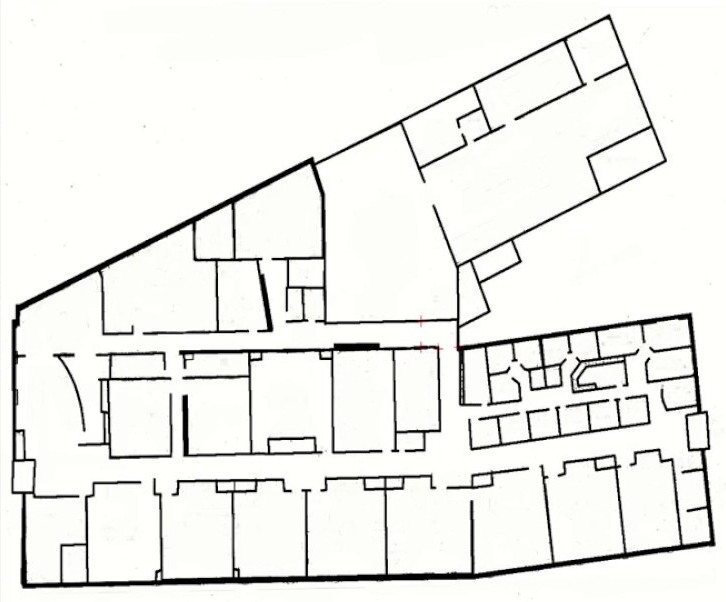
#> input picture ros_ws/src/room_segmentation/willowgarage.jpeg, 726 x 602 px
$ python test.py
#> lines starting #> are read from the running program, lines starting #| are printed output that depends on the picture; after the words box and inside, x2 and y2 are one past the last pixel; in counts of white or black regions, pixels touching at a corner belong together
import cv2
import numpy as np


def find_rooms(
    img,
    noise_removal_threshold=25,
    corners_threshold=0.1,
    room_closing_max_length=100,
    gap_in_wall_threshold=500,
):
    """

    :param img: grey scale image of rooms, already eroded and doors removed etc.
    :param noise_removal_threshold: Minimal area of blobs to be kept.
    :param corners_threshold: Threshold to allow corners. Higher removes more of the house.
    :param room_closing_max_length: Maximum line length to add to close off open doors.
    :param gap_in_wall_threshold: Minimum number of pixels to identify component as room instead of hole in the wall.
    :return: rooms: list of numpy arrays containing boolean masks for each detected room
             colored_house: A colored version of the input image, where each room has a random color.
    """
#> called with noise_removal_threshold = 25, corners_threshold = 0.1, room_closing_max_length = 100, gap_in_wall_threshold = 500
    assert 0 <= corners_threshold <= 1
    # Remove noise left from door removal

    img[img < 128] = 0
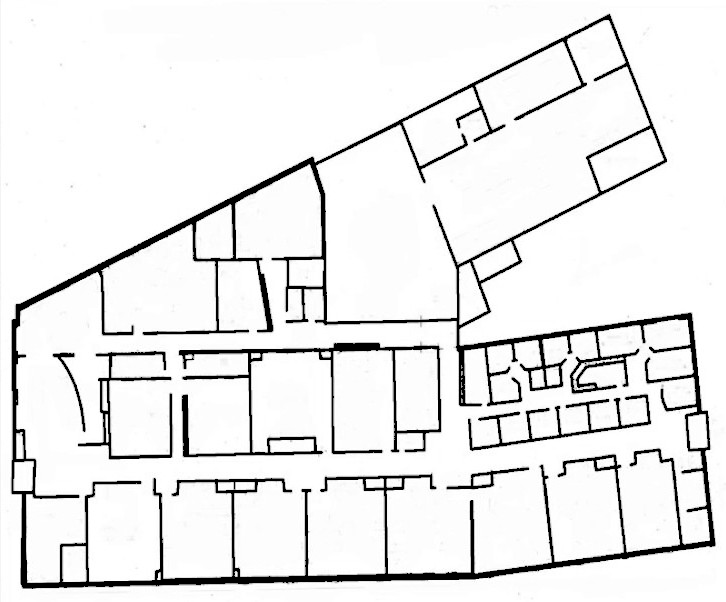
#> img: shape (602, 726); min 0, max 255, mean 234.3
    img[img > 128] = 255
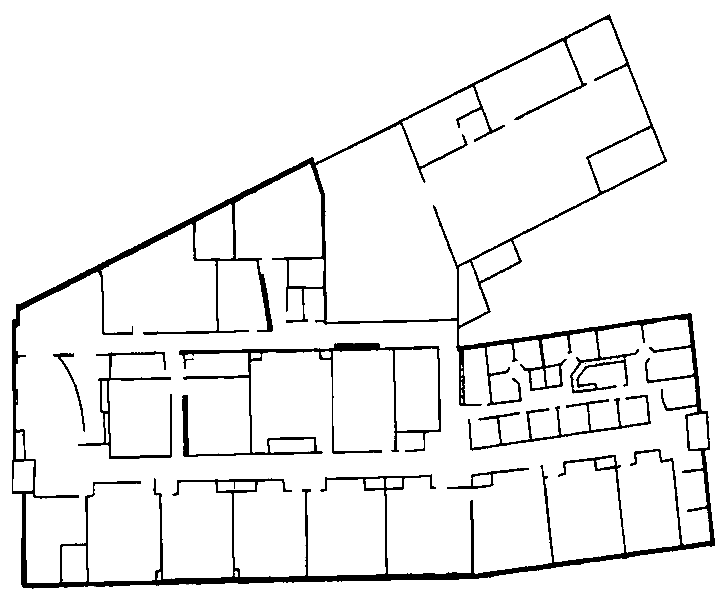
#> img: shape (602, 726); min 0, max 255, mean 238.4
    contours, _ = cv2.findContours(~img, cv2.RETR_EXTERNAL, cv2.CHAIN_APPROX_SIMPLE)
#> contours = 1 contour; box (x1, y1, x2, y2) and area: (12, 14, 715, 589) 262084
    mask = np.zeros_like(img)
    for contour in contours:
        area = cv2.contourArea(contour)
        if area > noise_removal_threshold:
            cv2.fillPoly(mask, [contour], 255)
#> this loop made 1 pass
#> area on pass 1: 262083.5
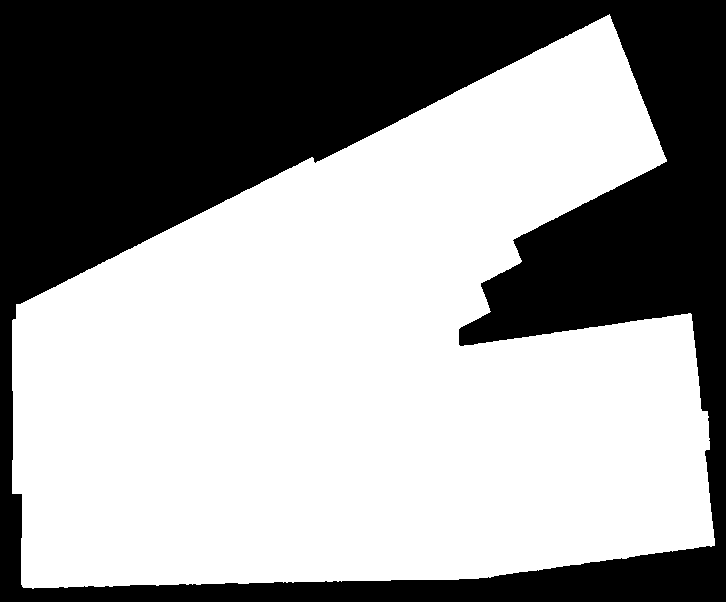
#> mask: shape (602, 726); 60.3% white; 1 black region, box (x1, y1, x2, y2) and area: (0, 0, 726, 602) 173722

    img = ~mask

    cv2.imshow("mask", img)
    cv2.waitKey()

    # Detect corners (you can play with the parameters here)
    dst = cv2.cornerHarris(img, 2, 3, 0.04)
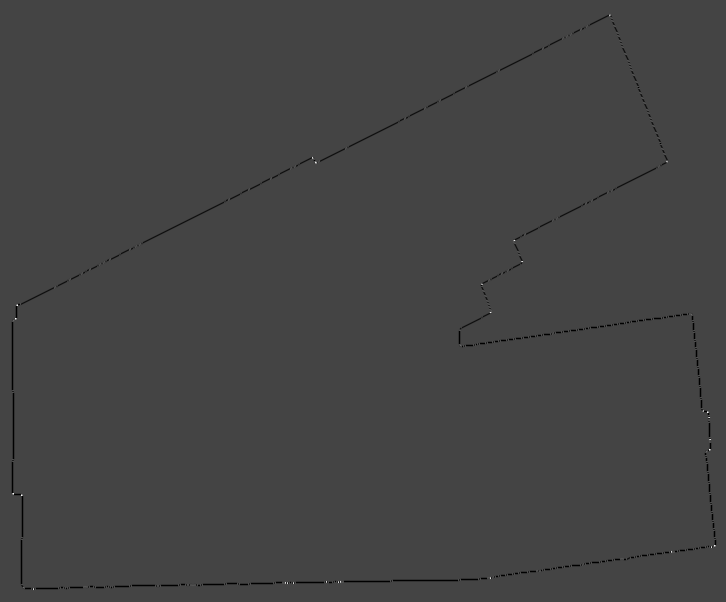
#> dst: shape (602, 726) float32; min -0.04, max 0.108, mean -0.000218; drawn with min black and max white
    dst = cv2.dilate(dst, None)
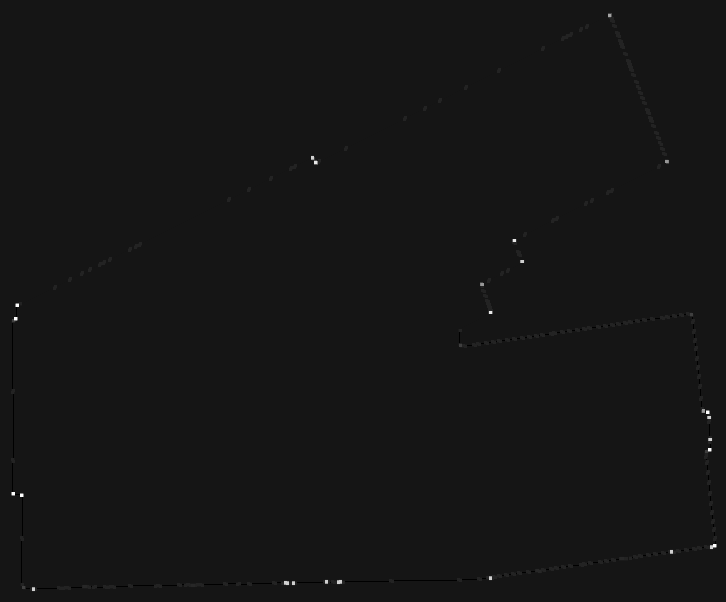
#> dst: shape (602, 726) float32; min -0.01, max 0.108, mean 9.94e-05; drawn with min black and max white
    corners = dst > corners_threshold * dst.max()
#> corners: shape (602, 726) bool; 0.1% white; 27 white regions (21 under 20 px), largest, box (x1, y1, x2, y2) and area: (311, 156, 318, 165) 34, (710, 544, 717, 549) 28, (705, 448, 712, 453) 25, (12, 317, 18, 322) 23, (284, 581, 289, 585) 20, (337, 580, 342, 584) 20

    # Draw lines to close the rooms off by adding a line between corners on the same x or y coordinate
    # This gets some false positives.
    # You could try to disallow drawing through other existing lines for example.
    for y, row in enumerate(corners):
        x_same_y = np.argwhere(row)
        for x1, x2 in zip(x_same_y[:-1], x_same_y[1:]):
            if x2[0] - x1[0] < room_closing_max_length:
                color = 0
                # print("line", (x1[0], y), (x2[0], y))
                cv2.line(img, (x1[0], y), (x2[0], y), color, 1)
#> this loop made 602 passes
#> x_same_y on passes 14 to 16: [608, 609, 610, 611], [608, 609, 610, 611], [608, 609, 610, 611]
#> img: shape (602, 726); 39.7% white; 1 white region, box (x1, y1, x2, y2) and area: (0, 0, 726, 602) 173370

    for x, col in enumerate(corners.T):
        y_same_x = np.argwhere(col)
        for y1, y2 in zip(y_same_x[:-1], y_same_x[1:]):
            if y2[0] - y1[0] < room_closing_max_length:
                color = 0
                cv2.line(img, (x, y1[0]), (x, y2[0]), color, 1)
#> this loop made 726 passes
#> y_same_x on passes 12 to 14: [492, 493, 494, 495], [319, 320, 321, 492, 493, 494, 495], [319, 320, 321, 492, 493, 494, 495]
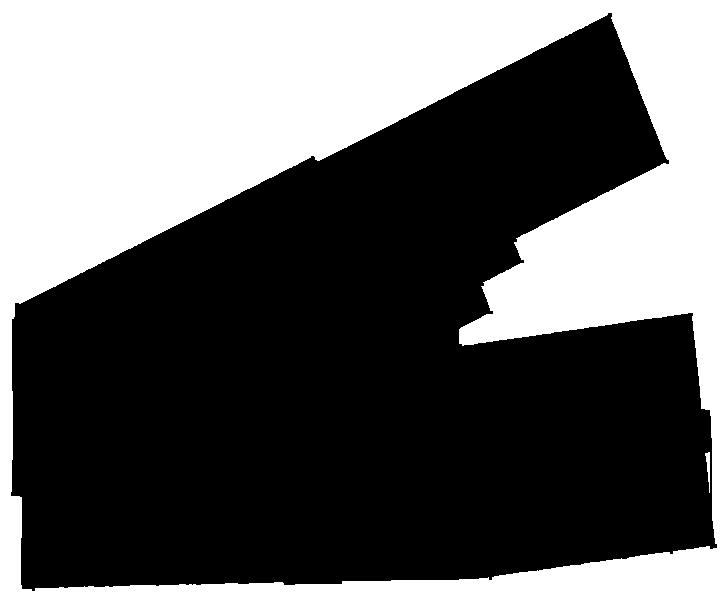
#> img: shape (602, 726); 39.6% white; 2 white regions

    # Mark the outside of the house as black
    contours, _ = cv2.findContours(~img, cv2.RETR_EXTERNAL, cv2.CHAIN_APPROX_SIMPLE)
#> contours = 1 contour; box (x1, y1, x2, y2) and area: (11, 13, 717, 591) 262694
    contour_sizes = [(cv2.contourArea(contour), contour) for contour in contours]
#> contour_sizes = 1 item
    biggest_contour = max(contour_sizes, key=lambda x: x[0])[1]
#> biggest_contour = contour of 1168 points, box (x1, y1, x2, y2) (11, 13, 717, 591), area 262694
    mask = np.zeros_like(mask)
    cv2.fillPoly(mask, [biggest_contour], 255)
#> mask: shape (602, 726); 60.4% white; 1 black region, box (x1, y1, x2, y2) and area: (0, 0, 726, 602) 173089
    img[mask == 0] = 0
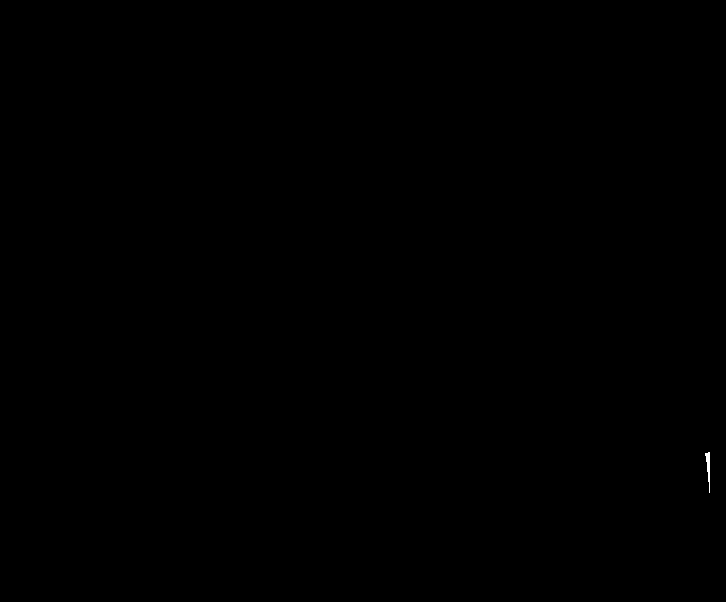
#> img: shape (602, 726); 0.02% white; 1 white region, box (x1, y1, x2, y2) and area: (705, 452, 710, 493) 102

    # Find the connected components in the house
    ret, labels = cv2.connectedComponents(img)
#> ret = 2
    img = cv2.cvtColor(img, cv2.COLOR_GRAY2RGB)
    unique = np.unique(labels)
#> unique = [0, 1]
    rooms = []
    for label in unique:
        component = labels == label
        if (
            img[component].sum() == 0
            or np.count_nonzero(component) < gap_in_wall_threshold
        ):
            color = 0
        else:
            rooms.append(component)
            color = np.random.randint(0, 255, size=3)
        img[component] = color
#> this loop made 2 passes
#> color on passes 1 to 2: 0, 0
#> img: shape (602, 726, 3); every value is 0
#> after the loop, rooms = []

    return rooms, img


# Read gray image
img = cv2.imread("./willowgarage.jpeg", 0)
rooms, colored_house = find_rooms(img.copy())
#> rooms = []
cv2.imshow("result", colored_house)
cv2.waitKey()
cv2.destroyAllWindows()
